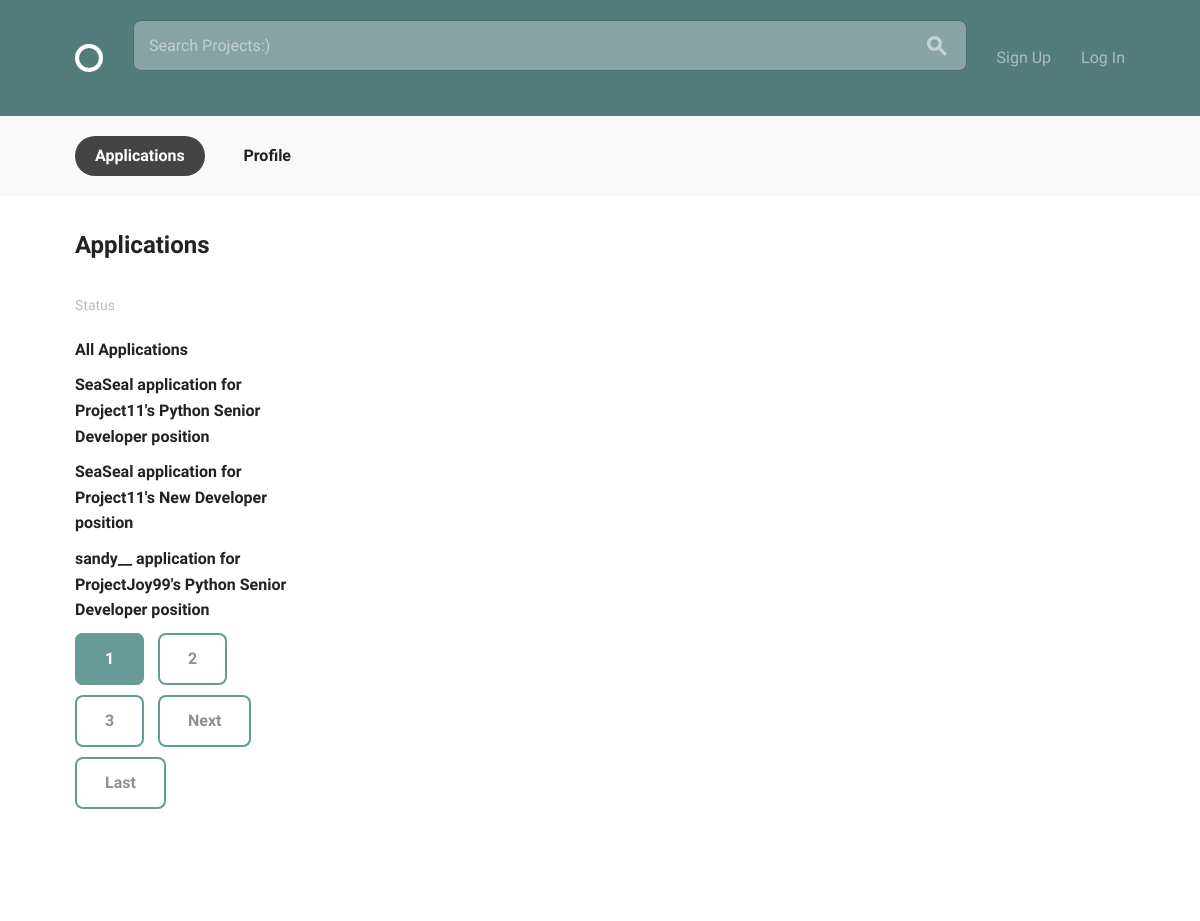
/projects/applications/all/, run on an earlier commit of the app's database.
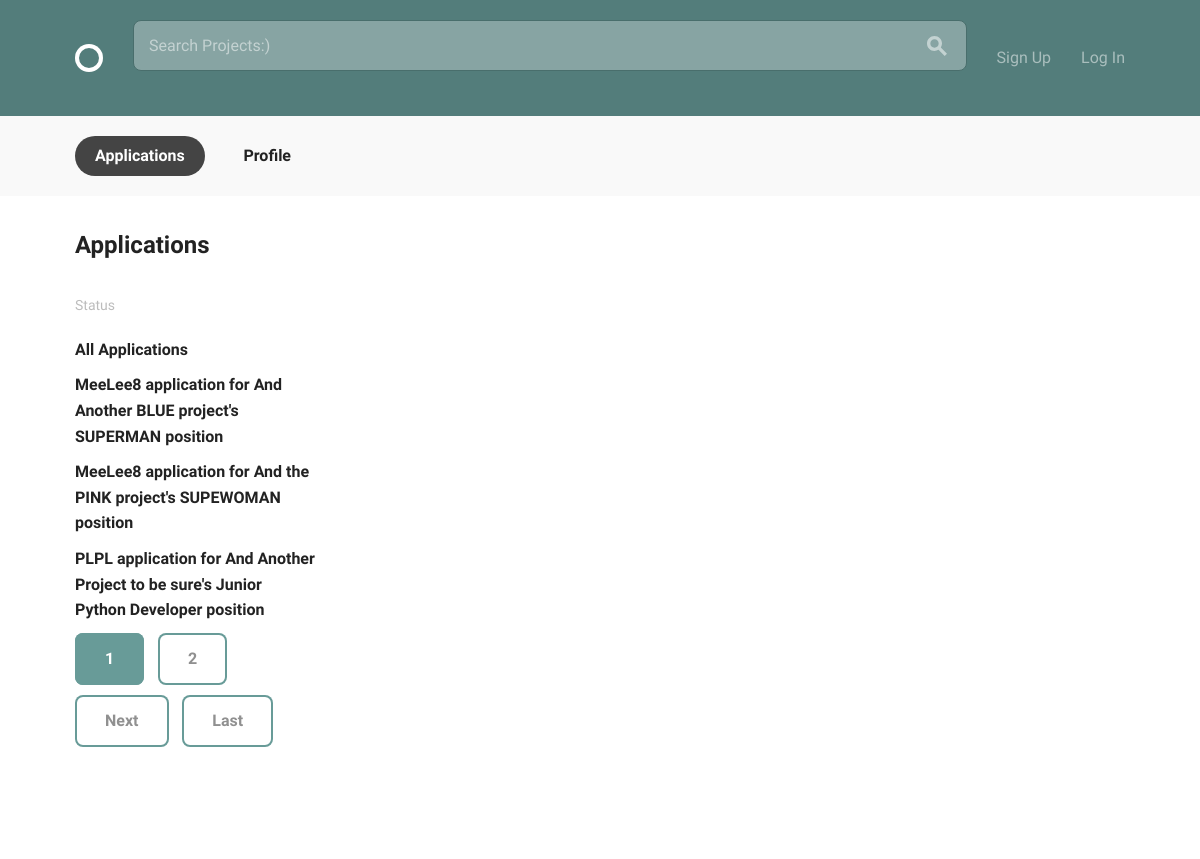
And on a later commit of the database.
### projects/models.py (models this page shows, shortened)
class Application(models.Model):
    STATUS = (
        ('ACC', 'Accepted'),
        ('DEC', 'Declined'),
        ('AWA', 'Awaiting')
    )
    applicant = models.ForeignKey(
        settings.AUTH_USER_MODEL,
        on_delete=models.CASCADE,
        related_name='applicants'
    )
    project = models.ForeignKey(
        Project,
        on_delete=models.CASCADE,
        related_name='applied_project'
    )
    position = models.ForeignKey(
        Position,
        on_delete=models.CASCADE,
        related_name='applied_position'
    )
    status = models.CharField(
        choices=STATUS,
        max_length=3, default='AWA'
    )
    date_applied = models.DateTimeField(default=timezone.now)
    class Meta:
        ordering = ['-date_applied']
    def __str__(self):
        return '{} application for {}\'s {} position'.format(self.applicant, self.project, self.position )

class Project(models.Model):
    title = models.CharField(max_length=100, unique=True)
    content = models.TextField(blank=True)
    slug = models.SlugField(max_length=100, unique=True)
    date_posted = models.DateTimeField(default=timezone.now)
    author = models.ForeignKey(
        settings.AUTH_USER_MODEL,
        on_delete=models.CASCADE,
    )
    position = models.ManyToManyField(
        'Position',
        blank=True,
        related_name='projects')
    project_status = models.BooleanField(default=False)
    project_timeline = models.TextField(max_length=200, blank=True)
    applicant_requirements = models.TextField(
                                            max_length=200,
                                            default='Applicants are required '
                                            'to be passionate about what they do'
                                            )
    def __str__(self):
        return self.title
    def slug(self):
        return slugify(self.title)
    class Meta:
        ordering = ['-date_posted']
        verbose_name = 'Project'
        verbose_name_plural = 'Projects'

class Position(models.Model):
    title = models.CharField(max_length=100, unique=True)
    project = models.ForeignKey(
        Project,
        on_delete=models.CASCADE,
        related_name='positions'
        )
    content = models.TextField()
    date_posted = models.DateTimeField(default=timezone.now)
    position_status = models.BooleanField(default=False)
    skills = models.ManyToManyField(
        'accounts.Skill',
        blank=True)
    def __str__(self):
        return self.title
    class Meta:
        ordering = ['-date_posted']

### accounts/models.py (models this page shows, shortened)
class User(AbstractBaseUser, PermissionsMixin):
    email = models.EmailField(unique=True)
    username = models.CharField(max_length=40, unique=True)
    display_name = models.CharField(max_length=140)
    bio = models.CharField(max_length=140, blank=True, default='')
    date_joined = models.DateTimeField(auto_now_add=True)
    is_active = models.BooleanField(default=True)
    is_staff = models.BooleanField(default=False)
    avatar = models.ImageField(default='default.png', upload_to='profile_pics')
    skills = models.ManyToManyField('Skill')
    objects = UserManager()
    USERNAME_FIELD = 'email'
    REQUIRED_FIELDS = ['display_name', 'username']
    def __str__(self):
        return self.username

### projects/views.py (the view)
# urls.py: path('applications/all/', ApplicationListView.as_view(), name='list_applications'),
class ApplicationListView(generic.ListView):
    model = Application
    template_name = 'all_applications.html'
    context_object_name = 'applications'
    ordering = ['-date_applied']
    paginate_by = 3

### projects/templates/all_applications.html (shortened to what this page needs)
{% extends 'layout.html' %}
{% block content %}
  <div class="circle--actions--bar">
    <nav class="bounds">
      <ul class="circle--pill--list">
        <li><a class="selected" href="applications.html">Applications</a></li>
        <li><a href="{% url 'accounts:profile' %}">Profile</a></li>
      </ul>
    </nav>
  </div>
  <div class="bounds circle--page">
    <div class="circle--page--header grid-100">
      <h2>Applications</h2>
    </div>
    <div class="grid-25">
      <div class="circle--filter circle--secondary--module">
        <h4>Status</h4>
        <ul class="circle--filter--list">
          <li><a class="selected">All Applications</a></li>
          {% for object in applications %}
          <li><a class="selected" >{{ object }}</a></li>
          {% endfor %}
          {% if is_paginated %}
          {% for num in page_obj.paginator.page_range %}
            {% if page_obj.number == num %}
              <a class="button button-primary" href="?page={{ num }}">{{ num }}</a>
            {% elif num > page_obj.number|add:"-3" and num < page_obj.number|add:"3" %}
              <a class="button icon-on-left" href="?page={{ num }}">{{ num }}</a>
            {% endif %}
          {% endfor %}
          {% if page_obj.has_next %}
            <a class="button icon-on-left" href="?page={{ page_obj.next_page_number }}">Next</a>
            <a class="button icon-on-left" href="?page={{ page_obj.paginator.num_pages }}">Last</a>
          {% endif %}
        {% endif %}
        </ul>
      </div>
  {% endblock %}

What changed in the data, as far as the page shows it:
removed Application: applicant+project+position "SeaSeal application for Project11's Python Senior Developer position"
removed Application: applicant+project+position "SeaSeal application for Project11's New Developer position"
removed Application: applicant+project+position "sandy__ application for ProjectJoy99's Python Senior Developer position"
now on this page (row edited): Application: applicant+project+position "MeeLee8 application for And Another BLUE project's SUPERMAN position"
now on this page (row edited): Application: applicant+project+position "MeeLee8 application for And the PINK project's SUPEWOMAN position"
now on this page (row edited): Application: applicant+project+position "PLPL application for And Another Project to be sure's Junior Python Developer position"
Also different on the page:
list line gone: "3"
